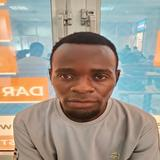
#> input picture dataset/Abiud/00.jpeg, 160 x 160 px; its folder holds only this picture in this run
$ python face_cropper.py
#> lines starting #> are read from the running program, lines starting #| are printed output that depends on the picture
import cv2
import os
import numpy as np
from PIL import Image

class FaceCropper:
    def __init__(self):
        # Load OpenCV's pre-trained face detection classifier
        self.face_cascade = cv2.CascadeClassifier(cv2.data.haarcascades + 'haarcascade_frontalface_default.xml')
        print("✓ Face detection classifier loaded")

    def detect_and_crop_face(self, image_path, output_size=(160, 160), margin=0.2):
        """Detect and crop face from image"""
#> called with image_path = 'dataset/Abiud/00.jpeg', output_size = (160, 160), margin = 0.2
        try:
            # Read image
            img = cv2.imread(image_path)
#> img is the input picture: shape (160, 160, 3); mean B, G, R 140.5, 151.9, 161.2
            if img is None:
                return None, "Cannot read image"

            # Convert to grayscale for face detection
            gray = cv2.cvtColor(img, cv2.COLOR_BGR2GRAY)
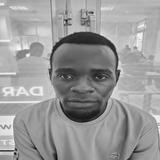
#> gray: shape (160, 160); min 10, max 251, mean 153.4

            # Detect faces
            faces = self.face_cascade.detectMultiScale(
                gray,
                scaleFactor=1.1,
                minNeighbors=5,
                minSize=(30, 30)
            )
#> faces = [[47, 48, 73, 73]]

            if len(faces) == 0:
                return None, "No face detected"

            # Use the largest face if multiple faces detected
            if len(faces) > 1:
                # Sort by area (width * height) and take the largest
                faces = sorted(faces, key=lambda x: x[2] * x[3], reverse=True)

            x, y, w, h = faces[0]
#> x = 47; y = 48; w = 73; h = 73

            # Add margin around face
            margin_x = int(w * margin)
#> margin_x = 14
            margin_y = int(h * margin)
#> margin_y = 14

            # Calculate crop coordinates with margin
            x1 = max(0, x - margin_x)
#> x1 = 33
            y1 = max(0, y - margin_y)
#> y1 = 34
            x2 = min(img.shape[1], x + w + margin_x)
#> x2 = 134
            y2 = min(img.shape[0], y + h + margin_y)
#> y2 = 135

            # Crop face
            face_crop = img[y1:y2, x1:x2]
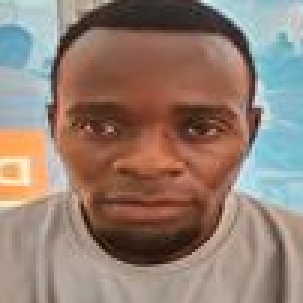
#> face_crop: shape (101, 101, 3) (shown 3 times larger); mean B, G, R 115.2, 126.9, 147.8

            # Resize to output size
            face_resized = cv2.resize(face_crop, output_size)
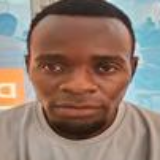
#> face_resized: shape (160, 160, 3); mean B, G, R 115.1, 126.7, 147.6

            return face_resized, "Success"

        except Exception as e:
            return None, str(e)

    def process_dataset(self, input_dir="dataset", output_dir="dataset_cropped"):
        """Process entire dataset and crop faces"""

        if not os.path.exists(input_dir):
            print(f"Input directory '{input_dir}' not found!")
            return

        # Create output directory
        os.makedirs(output_dir, exist_ok=True)

        print(f"🔍 Processing dataset from '{input_dir}' to '{output_dir}'...")

        # Get all student folders
        student_folders = [f for f in os.listdir(input_dir)
                          if os.path.isdir(os.path.join(input_dir, f)) and not f.startswith('_')]

        total_processed = 0
        total_success = 0
        total_failed = 0

        for student_name in student_folders:
            print(f"\n📁 Processing {student_name}...")

            input_student_path = os.path.join(input_dir, student_name)
            output_student_path = os.path.join(output_dir, student_name)

            # Create output student directory
            os.makedirs(output_student_path, exist_ok=True)

            # Get all image files
            image_files = [f for f in os.listdir(input_student_path)
                          if f.lower().endswith(('.jpg', '.jpeg', '.png', '.bmp'))]

            student_success = 0
            student_failed = 0

            for image_file in image_files:
                input_path = os.path.join(input_student_path, image_file)
                output_path = os.path.join(output_student_path, image_file)

                # Crop face
                cropped_face, message = self.detect_and_crop_face(input_path)
#> message = 'Success'

                if cropped_face is not None:
                    # Save cropped face
                    cv2.imwrite(output_path, cropped_face)
                    print(f"  ✓ {image_file}")
                    student_success += 1
                    total_success += 1
                else:
                    print(f"  ✗ {image_file} - {message}")
                    student_failed += 1
                    total_failed += 1

                total_processed += 1

            print(f"  📊 {student_name}: {student_success}/{len(image_files)} successful")
#> pass 2 of the loop in process_dataset, `for student_name in student_folders:`:
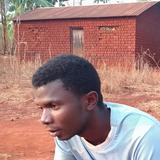
#> input picture dataset/Adiriano/00.jpeg, 160 x 160 px
#> in detect_and_crop_face, img is the input picture: shape (160, 160, 3); mean B, G, R 124.4, 128.3, 165.5
#> in detect_and_crop_face (call 2), `gray = cv2.cvtColor(img, cv2.COLOR_BGR2GRAY)`:
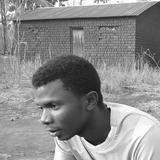
#> gray: shape (160, 160); min 11, max 255, mean 139
#> faces = ()

        # Summary
        print(f"\n📈 FACE CROPPING SUMMARY:")
        print(f"Total images processed: {total_processed}")
        print(f"Successfully cropped: {total_success}")
        print(f"Failed to crop: {total_failed}")
        print(f"Success rate: {(total_success/total_processed*100):.1f}%" if total_processed > 0 else "No images processed")

        if total_success > 0:
            print(f"\n✅ Cropped faces saved to '{output_dir}'")

        return total_success, total_failed

def main():
    print("✂️  Face Cropping Script")
    print("=" * 50)

    # Initialize face cropper
    cropper = FaceCropper()

    # Process dataset
    success_count, failed_count = cropper.process_dataset()

    if success_count > 0:
        print(f"\n🎉 Face cropping completed!")
        print(f"Cropped {success_count} faces successfully.")
        print("\nThe cropped faces are now ready for better face recognition training.")
    else:
        print(f"\n❌ No faces were successfully cropped.")
        print("Please check your images and ensure they contain clear faces.")

if __name__ == "__main__":
    main()
